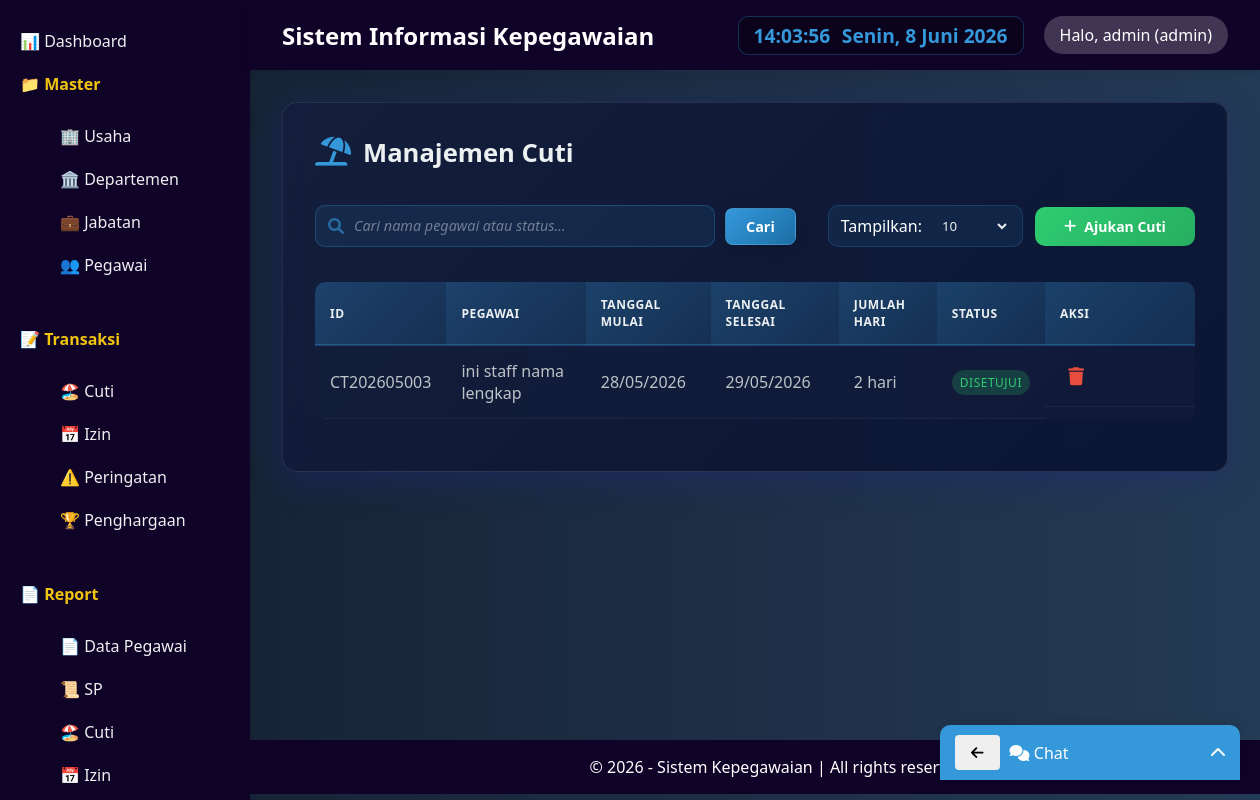
Screenshot of /index.php?page=cuti (signed in) with the database file from the repository.
### tables this page shows
CREATE TABLE `tbl_cuti` (
  `id_cuti` varchar(15) NOT NULL,
  `id_pegawai` varchar(15) DEFAULT NULL,
  `tgl_mulai` date DEFAULT NULL,
  `tgl_selesai` date DEFAULT NULL,
  `alasan` text DEFAULT NULL,
  `status` enum('pending','disetujui','ditolak') DEFAULT 'pending',
  `created_at` timestamp NOT NULL DEFAULT current_timestamp()
);

CREATE TABLE `tbl_pegawai` (
  `id_pegawai` varchar(15) NOT NULL,
  `id_departemen` varchar(10) DEFAULT NULL,
  `id_jabatan` varchar(10) DEFAULT NULL,
  `nama` varchar(100) NOT NULL,
  `alamat` text DEFAULT NULL,
  `telepon` varchar(20) DEFAULT NULL,
  `email` varchar(100) DEFAULT NULL,
  `gaji` decimal(12,2) DEFAULT NULL,
  `status_pernikahan` enum('Menikah','Belum','Berpisah') DEFAULT NULL,
  `jenis_kelamin` enum('Laki-Laki','Perempuan') DEFAULT NULL,
  `status_kerja` enum('Tetap','Kontrak','Pensiun','Keluar') DEFAULT NULL,
  `jumlah_cuti` int(11) DEFAULT 0,
  `jenjang_pendidikan` enum('SD','SMP','SMA','SMK','D1','D2','D3','D4','S1','S2','S3') DEFAULT NULL,
  `tgl_mulai_kerja` date DEFAULT NULL,
  `foto` varchar(255) DEFAULT NULL,
  `created_at` timestamp NOT NULL DEFAULT current_timestamp()
);

### classes/Database.php (called while the page is built)
<?php
class Database {
    private static $instance = null;
    private $conn;
    private function __construct() {
        try {
            $this->conn = new PDO("mysql:host=".DB_HOST.";dbname=".DB_NAME, DB_USER, DB_PASS);
            $this->conn->setAttribute(PDO::ATTR_ERRMODE, PDO::ERRMODE_EXCEPTION);
        } catch(PDOException $e) {
            die("Koneksi gagal: " . $e->getMessage());
        }
    }
    public static function getInstance() {
        if (self::$instance == null) self::$instance = new Database();
        return self::$instance;
    }
    public function getConnection() {
        return $this->conn;
    }
}
?>

### classes/Cuti.php (called while the page is built, shortened)
<?php
class Cuti {
    private $db;
    public function __construct() {
        $this->db = Database::getInstance()->getConnection();
    }
    public function getData($search = '', $orderBy = 'c.created_at', $orderDir = 'DESC', $limit = 10, $offset = 0, $filterId = null) {
        $allowedColumns = ['c.id_cuti', 'p.nama', 'c.tgl_mulai', 'c.tgl_selesai', 'c.status', 'c.created_at'];
        $orderDir = strtoupper($orderDir) === 'DESC' ? 'DESC' : 'ASC';
        $whereId = $filterId ? " AND c.id_pegawai = :filter_id " : "";
        $sql = "SELECT c.*, p.nama as pegawai_nama
                FROM tbl_cuti c
                JOIN tbl_pegawai p ON c.id_pegawai = p.id_pegawai
                WHERE (p.nama LIKE :search OR c.status LIKE :search) $whereId
                ORDER BY $orderBy $orderDir
                LIMIT :limit OFFSET :offset";
        $stmt = $this->db->prepare($sql);
        $searchTerm = "%$search%";
        $stmt->bindParam(':search', $searchTerm);
        $stmt->bindParam(':limit', $limit, PDO::PARAM_INT);
        $stmt->bindParam(':offset', $offset, PDO::PARAM_INT);
        $stmt->execute();
        return $stmt->fetchAll(PDO::FETCH_ASSOC);
    }
}
?>

### classes/Session.php (called while the page is built, shortened)
<?php
class Session {
    public static function get($key) { return $_SESSION[$key] ?? null; }
}
?>

### views/cuti/index.php (the view, shortened to what this page needs)
<?php
$search = isset($_GET['search']) ? trim($_GET['search']) : '';
$sort = isset($_GET['sort']) ? $_GET['sort'] : 'c.created_at';
$order = isset($_GET['order']) && $_GET['order'] == 'desc' ? 'desc' : 'asc';
$limit = isset($_GET['limit']) ? $_GET['limit'] : 10;
$page = isset($_GET['page_num']) ? max(1, (int)$_GET['page_num']) : 1;
if ($limit === 'all') {
    $limitValue = 999999;
    $offset = 0;
} else {
    $limitValue = (int)$limit;
    $offset = ($page - 1) * $limitValue;
}
$filterId = !in_array(Session::get('role'), ['hrd', 'manager', 'admin']) ? Session::get('user_id') : null;
$cuti = new Cuti();
$data = $cuti->getData($search, $sort, $order, $limitValue, $offset, $filterId);
include __DIR__ . '/../layouts/header.php';
?>
<link rel="stylesheet" href="https://cdnjs.cloudflare.com/ajax/libs/font-awesome/6.0.0-beta3/css/all.min.css">
<div class="card">
    <h2><i class="fas fa-umbrella-beach"></i> Manajemen Cuti</h2>
    <div class="toolbar">
        <form method="get" class="search-form">
            <div class="search-box">
                <i class="fas fa-search"></i>
                <input type="text" name="search" placeholder="Cari nama pegawai atau status..." value="<?= htmlspecialchars($search) ?>">
            </div>
            <button type="submit">Cari</button>
        </form>
        <div class="filter-add">
            <div class="filter-form">
                <span>Tampilkan:</span>
                <select name="limit" onchange="this.form.submit()" form="filterForm">
                    <option value="10" <?= $limit == 10 ? 'selected' : '' ?>>10</option>
                </select>
            </div>
            <a href="?page=cuti&action=tambah" class="btn-add"><i class="fas fa-plus"></i> Ajukan Cuti</a>
        </div>
    </div>
    <div class="table-responsive">
        <table class="table">
            <thead>
                <tr>
                    <th><a href="?page=cuti&search=<?= urlencode($search) ?>&sort=c.id_cuti&order=<?= $sort == 'c.id_cuti' && $order == 'asc' ? 'desc' : 'asc' ?>&limit=<?= $limit ?>&page_num=<?= $page ?>">ID <?= $sort == 'c.id_cuti' ? ($order == 'asc' ? '▲' : '▼') : '' ?></a></th>
                    <th><a href="?page=cuti&search=<?= urlencode($search) ?>&sort=p.nama&order=<?= $sort == 'p.nama' && $order == 'asc' ? 'desc' : 'asc' ?>&limit=<?= $limit ?>&page_num=<?= $page ?>">Pegawai <?= $sort == 'p.nama' ? ($order == 'asc' ? '▲' : '▼') : '' ?></a></th>
                    <th><a href="?page=cuti&search=<?= urlencode($search) ?>&sort=c.tgl_mulai&order=<?= $sort == 'c.tgl_mulai' && $order == 'asc' ? 'desc' : 'asc' ?>&limit=<?= $limit ?>&page_num=<?= $page ?>">Tanggal Mulai <?= $sort == 'c.tgl_mulai' ? ($order == 'asc' ? '▲' : '▼') : '' ?></a></th>
                    <th><a href="?page=cuti&search=<?= urlencode($search) ?>&sort=c.tgl_selesai&order=<?= $sort == 'c.tgl_selesai' && $order == 'asc' ? 'desc' : 'asc' ?>&limit=<?= $limit ?>&page_num=<?= $page ?>">Tanggal Selesai <?= $sort == 'c.tgl_selesai' ? ($order == 'asc' ? '▲' : '▼') : '' ?></a></th>
                    <th>Jumlah Hari</th>
                    <th><a href="?page=cuti&search=<?= urlencode($search) ?>&sort=c.status&order=<?= $sort == 'c.status' && $order == 'asc' ? 'desc' : 'asc' ?>&limit=<?= $limit ?>&page_num=<?= $page ?>">Status <?= $sort == 'c.status' ? ($order == 'asc' ? '▲' : '▼') : '' ?></a></th>
                    <th width="150" class="text-center">Aksi</th>
                </tr>
            </thead>
            <tbody>
                <?php if (count($data) > 0): ?>
                    <?php foreach ($data as $row):
                        $start = new DateTime($row['tgl_mulai']);
                        $end = new DateTime($row['tgl_selesai']);
                        $end->modify('+1 day');
                        $hari = $start->diff($end)->days;
                    ?>
                    <tr>
                        <td><?= $row['id_cuti'] ?></td>
                        <td><?= htmlspecialchars($row['pegawai_nama']) ?></td>
                        <td><?= date('d/m/Y', strtotime($row['tgl_mulai'])) ?></td>
                        <td><?= date('d/m/Y', strtotime($row['tgl_selesai'])) ?></td>
                        <td><?= $hari ?> hari</td>
                        <td>
                            <?php if ($row['status'] == 'pending'): ?>
                                <span class="badge badge-warning">Pending</span>
                            <?php elseif ($row['status'] == 'disetujui'): ?>
                                <span class="badge badge-disetujui">Disetujui</span>
                            <?php else: ?>
                                <span class="badge badge-ditolak">Ditolak</span>
                            <?php endif; ?>
                        </td>
                        <td class="actions text-center">
                            <?php if (in_array(Session::get('role'), ['hrd', 'manager', 'admin'])): ?>
                                <button class="btn-delete" data-id="<?= $row['id_cuti'] ?>" title="Hapus">
                                    <i class="fas fa-trash"></i>
                                </button>
                            <?php endif; ?>
                        </td>
                    </tr>
                    <?php endforeach; ?>
                <?php else: ?>
                    <tr><td colspan="7" class="text-center">Tidak ada data cuti</td></tr>
                <?php endif; ?>
            </tbody>
        </table>
    </div>
</div>
<?php include __DIR__ . '/../layouts/footer.php'; ?>

### assets/css/style.css (style rules this page uses)
* { margin: 0; padding: 0; box-sizing: border-box; font-family: 'Segoe UI', Tahoma, Geneva, Verdana, sans-serif; }
body { background: linear-gradient(to right, #141e30, #243b55) }
.card { background: linear-gradient(135deg, rgba(20, 30, 60, 0.95), rgba(10, 20, 50, 0.95)); backdrop-filter: blur(10px); border-radius: 15px; padding: 2rem; margin-bottom: 2rem; box-shadow: 0 8px 32px rgba(31, 38, 135, 0.37); border: 1px solid rgba(255, 255, 255, 0.1); color: white; transition: all 0.3s ease; }
table { width: 100%; border-collapse: collapse; }
th, td { padding: 12px 15px; text-align: left; border-bottom: 1px solid rgba(255, 255, 255, 0.1); color: white; }
th { background: rgba(52, 152, 219, 0.3); color: #ecf0f1; font-weight: 600; letter-spacing: 0.5px; }
tr { transition: all 0.2s ease; }
.btn, button { display: inline-block; padding: 8px 16px; border-radius: 4px; border: none; cursor: pointer; font-size: 0.9rem; }
input, select, textarea { width: 100%; padding: 10px; margin: 5px 0 15px; border: 1px solid #ddd; border-radius: 5px; }
.toolbar { display: flex; justify-content: space-between; align-items: center; flex-wrap: wrap; gap: 15px; margin: 20px 0; padding: 15px 0; }
.search-form { flex: 1; min-width: 250px; display: flex; align-items: center; gap: 10px; }
.search-box { display: flex; align-items: center; background: rgba(52, 152, 219, 0.1); border: 1px solid rgba(52, 152, 219, 0.3); border-radius: 10px; padding: 0 12px; height: 42px; flex: 1; max-width: 400px; }
.search-box i { color: rgba(52, 152, 219, 0.6); }
.search-box input { flex: 1; border: none; background: transparent; padding: 0 10px; margin: 0; height: 40px; color: #ecf0f1; outline: none; }
.search-box input::placeholder { color: rgba(255, 255, 255, 0.4); font-style: italic; font-size: 0.9rem; }
.search-form button { background: linear-gradient(135deg, #3498db, #1d6fa5); border: 1px solid rgba(255, 255, 255, 0.1); color: white; padding: 8px 20px; border-radius: 8px; cursor: pointer; font-weight: 600; transition: all 0.3s cubic-bezier(0.4, 0, 0.2, 1); white-space: nowrap; box-shadow: 0 4px 15px rgba(0, 0, 0, 0.2); }
.filter-add { display: flex; gap: 12px; align-items: center; }
.filter-form { display: flex; align-items: center; gap: 8px; background: rgba(52, 152, 219, 0.1); padding: 0 12px; border-radius: 10px; height: 42px; border: 1px solid rgba(52, 152, 219, 0.2); }
.filter-form select { border: none; background: transparent; color: #ecf0f1; padding: 0 8px; margin: 0; cursor: pointer; outline: none; height: 100%; }
.filter-form select option { background: #1a1a2e; color: white; }
.btn-add, .btn-print { background: linear-gradient(135deg, #2ecc71, #27ae60); border: none; color: white; padding: 10px 18px; min-width: 160px; border-radius: 10px; cursor: pointer; display: inline-flex; align-items: center; justify-content: center; gap: 8px; text-decoration: none; font-weight: 600; font-size: 14px; transition: all 0.3s ease; }
.table-responsive { overflow-x: auto; border-radius: 10px; margin: 20px 0; }
.table { width: 100%; border-collapse: collapse; background: rgba(20, 30, 60, 0.5); border-radius: 10px; overflow: hidden; }
.table th { background: linear-gradient(135deg, rgba(52, 152, 219, 0.3), rgba(41, 128, 185, 0.2)); color: #ecf0f1; padding: 14px 15px; text-align: left; font-weight: 600; border-bottom: 2px solid rgba(52, 152, 219, 0.3); text-transform: uppercase; font-size: 12px; letter-spacing: 0.5px; }
.table th a { color: #ecf0f1; text-decoration: none; cursor: pointer; }
.table td { padding: 14px 15px; border-bottom: 1px solid rgba(255, 255, 255, 0.05); color: #bdc3c7; }
.table tbody tr { transition: all 0.2s ease; }
.actions { display: flex; gap: 12px; align-items: center; }
.btn-edit, .btn-delete, .btn-approve, .btn-reject { text-decoration: none; font-size: 18px; cursor: pointer; background: none; border: none; transition: all 0.2s ease; display: inline-flex; align-items: center; justify-content: center; width: 32px; height: 32px; border-radius: 6px; }
.btn-delete { color: #e74c3c; }
.badge { display: inline-block; padding: 5px 12px; border-radius: 20px; font-size: 11px; font-weight: 600; text-transform: uppercase; letter-spacing: 0.5px; }
.badge-disetujui, .badge-approved { background: rgba(46, 204, 113, 0.2); color: #2ecc71; }
.text-center { text-align: center; }
.card h2 { font-size: 1.6rem; margin-bottom: 20px; color: #ecf0f1; display: flex; align-items: center; gap: 12px; }
.card h2 i { font-size: 1.8rem; color: #3498db; }

### rows the page displays
tbl_cuti: id_cuti "CT202605003", id_pegawai.nama "ini staff nama lengkap", tgl_mulai "28/05/2026", tgl_selesai "29/05/2026", hari "2", status "DISETUJUI"

### other values shown
Session::get('nama') "admin"
Session::get('role') "admin"
